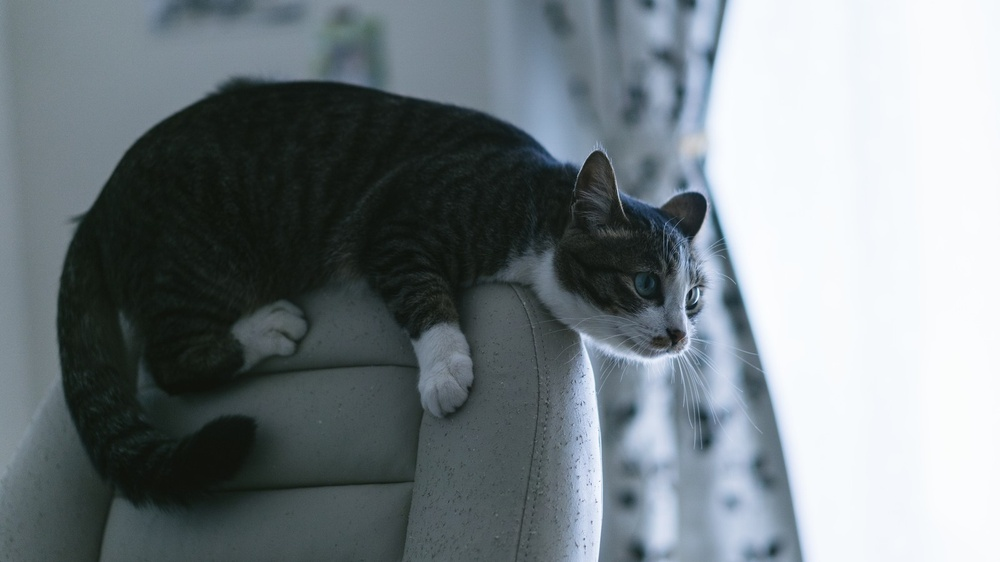
%> input picture kadai5/Cat3.jpg, 1000 x 562 px, shrunk from 1600 x 900 before the run
$ octave kadai5.m   (GNU Octave 9; MATLAB toolbox functions it lacks are replaced by stand-ins)
%> lines starting %> are read from the running program, lines starting %| are printed output that depends on the picture; in (x1, y1, x2, y2) boxes, pixels count from 0 and x2, y2 are one past the last pixel; in counts of white or black regions, pixels touching at a corner belong together; the program's own positions count from 1
% 課題５　判別分析法
% 判別分析法を用いて画像二値化せよ．

ORG=imread('Cat3.jpg'); % 原画像の入力
%> ORG is the input picture: size 562x1000x3 uint8; mean R, G, B 118.9, 128.2, 132.5
ORG = rgb2gray(ORG); % カラー画像を白黒濃淡画像へ変換
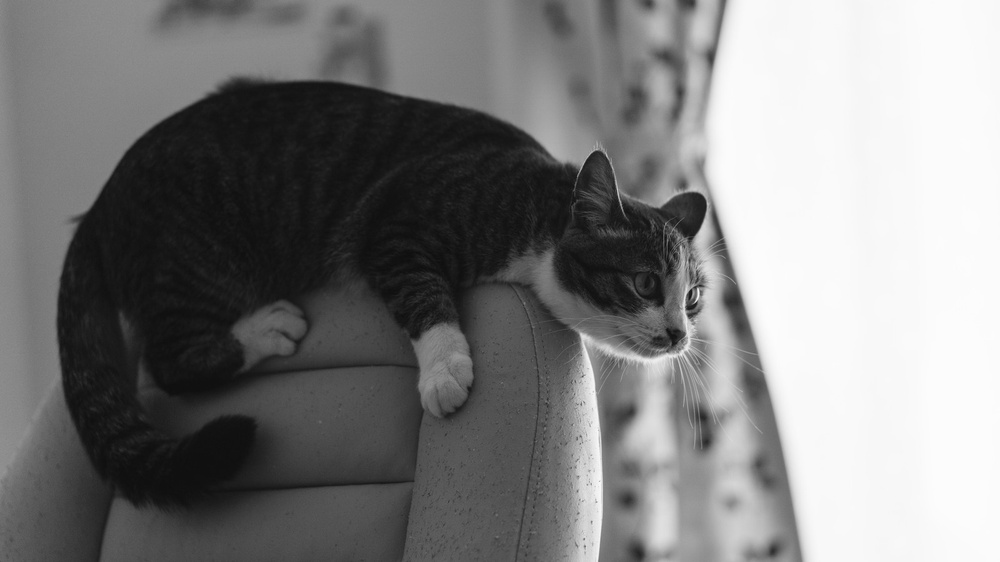
%> ORG: size 562x1000 uint8; min 13, max 253, mean 125.9
imagesc(ORG); colormap(gray); colorbar;
pause;

H = imhist(ORG); %ヒストグラムのデータを列ベクトルEに格納
%> H = 256 values, max 29700 at index 250, min 0 at index 1, mean 2195.3
myu_T = mean(H);
%> myu_T = 2195.3
max_val = 0;
max_thres = 1;
for i=1:255
C1 = H(1:i); %ヒストグラムを2つのクラスに分ける
C2 = H(i+1:256);
n1 = sum(C1); %画素数の算出
n2 = sum(C2);
myu1 = mean(C1); %平均値の算出
myu2 = mean(C2);
sigma1 = var(C1); %分散の算出
sigma2 = var(C2);
sigma_w = (n1 *sigma1+n2*sigma2)/(n1+n2); %クラス内分散の算出
sigma_B = (n1 *(myu1-myu_T)^2+n2*(myu2-myu_T)^2)/(n1+n2); %クラス間分散の算出
if max_val<sigma_B/sigma_w
max_val = sigma_B/sigma_w;
max_thres =i;
end;
end;
%> this loop made 255 passes
%> (C1, n1, n2, myu1, myu2, sigma1, sigma2, sigma_w) on passes 1 to 8: (0, 0, 562000, 0, 2203.9, 0, 14901395, 14901395), ([0; 0], 0, 562000, 0, 2212.6, 0, 14941019.5, 14941019.5), ([0; 0; 0], 0, 562000, 0, 2221.3, 0, 14980805.6, 14980805.6), ([0; 0; 0; 0], 0, 562000, 0, 2230.2, 0, 15020753.2, 15020753.2), ([0; 0; 0; 0; 0], 0, 562000, 0, 2239, 0, 15060862.5, 15060862.5), ([0; 0; 0; 0; 0; 0], 0, 562000, 0, 2248, 0, 15101133.6, 15101133.6), ([0; 0; 0; 0; 0; 0; 0], 0, 562000, 0, 2257, 0, 15141566.4, 15141566.4), ([0; 0; 0; 0; 0; 0; 0; 0], 0, 562000, 0, 2266.1, 0, 15182160.9, 15182160.9)
%> (n1, n2, myu1, myu2, sigma1, sigma2, sigma_w, sigma_B) on passes 17, 18, 19, 25, 26, 27: (3038, 558962, 178.7, 2338.8, 468142.5, 15580886.3, 15499191.4, 42447.3), (7665, 554335, 425.8, 2329.1, 1539900.3, 15624442.5, 15432346.4, 60369), (13024, 548976, 685.5, 2316.4, 2735199.4, 15651585.1, 15352255.9, 67140.2), (76873, 485127, 3074.9, 2100.1, 21559310.4, 14134491.7, 15150093.2, 113654.2), (86293, 475707, 3319, 2068.3, 22245401.1, 13961220.2, 15233225.2, 207522.6), (94347, 467653, 3494.3, 2042.2, 22220200.9, 13864624, 15267335, 302805.1)
%> after the loop, max_thres = 247; max_val = 0.905

IMG = ORG > max_thres;
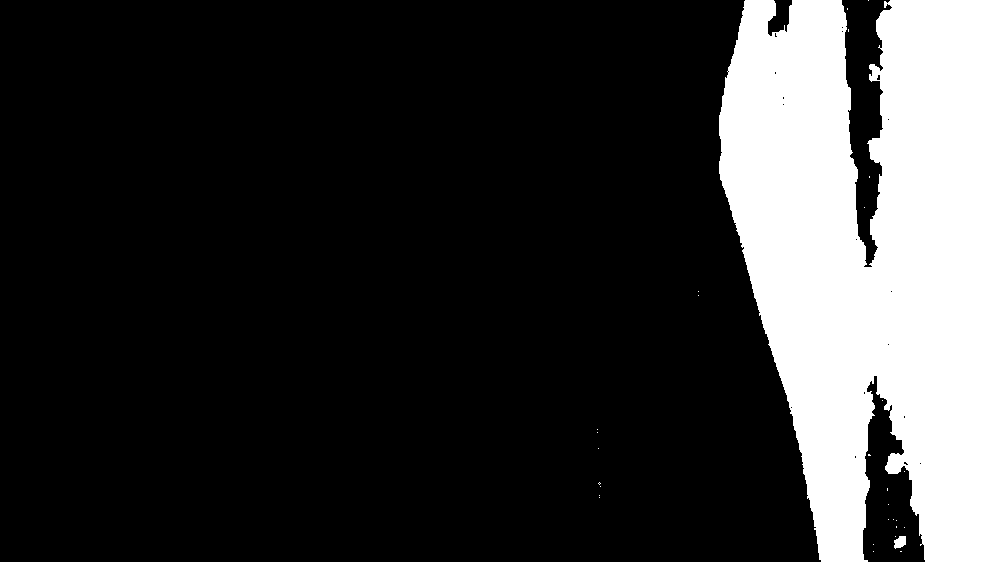
%> IMG: size 562x1000 logical; 21.6% white; 30 white regions (28 under 20 px), largest, box (x1, y1, x2, y2) and area: (719, 0, 1000, 562) 121124, (894, 536, 906, 549) 117
imagesc(IMG); colormap(gray); colorbar;
pause;

$ run again, with kadai5/Cat2.jpg copied over kadai5/Cat3.jpg
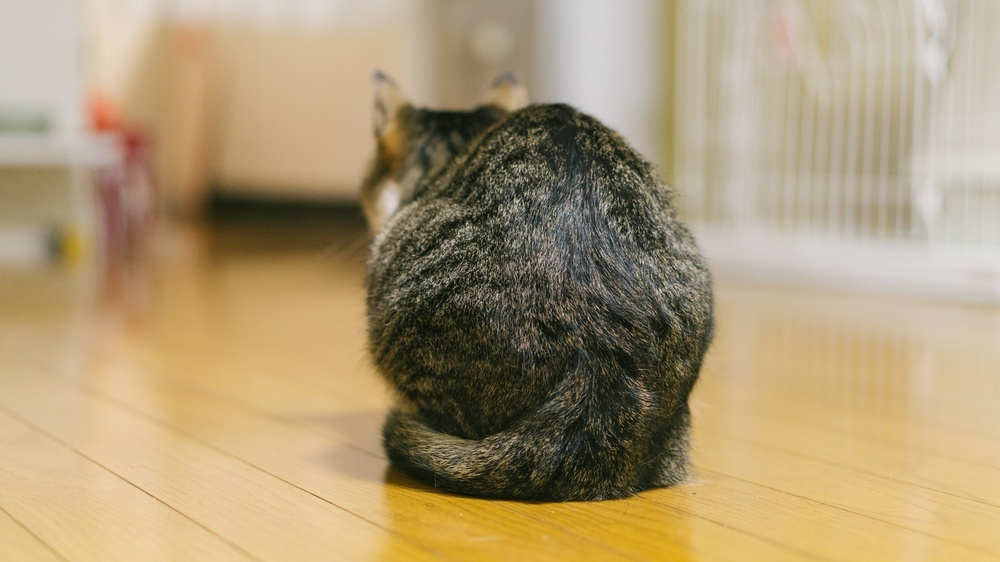
%> input picture kadai5/Cat2.jpg, 1000 x 562 px, shrunk from 1600 x 900 before the run
%> ORG is the input picture: size 562x1000x3 uint8; mean R, G, B 172.3, 152.7, 117.2
%> `ORG = rgb2gray(ORG);`:
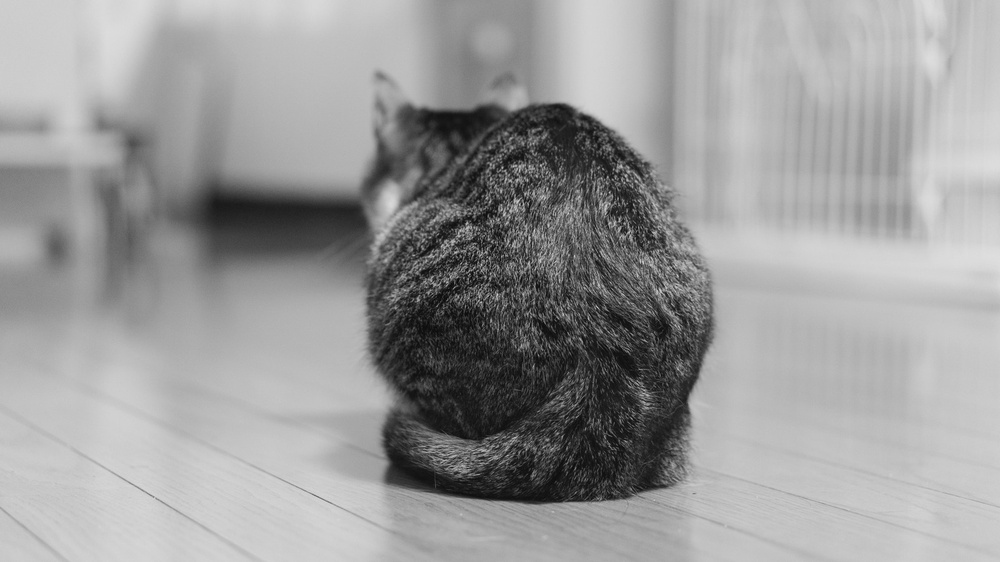
%> ORG: size 562x1000 uint8; min 2, max 223, mean 154.5
%> H = 256 values, max 10197 at index 197, min 0 at index 1, mean 2195.3
%> myu_T = 2195.3
%> the loop `for i=1:255` made 255 passes
%> (C1, n1, n2, myu1, myu2, sigma1, sigma2, sigma_w) on passes 1 to 5: (0, 0, 562000, 0, 2203.9, 0, 7040491.5, 7040491.5), ([0; 0], 0, 562000, 0, 2212.6, 0, 7049045.3, 7049045.3), ([0; 0; 1], 1, 561999, 0.333, 2221.3, 0.333, 7057531.6, 7057519), ([0; 0; 1; 0], 1, 561999, 0.25, 2230.2, 0.25, 7065912.5, 7065899.9), ([0; 0; 1; 0; 0], 1, 561999, 0.2, 2239, 0.2, 7074202.5, 7074189.9)
%> after the loop `for i=1:255`: max_thres = 158; max_val = 0.208
%> `IMG = ORG > max_thres;`:
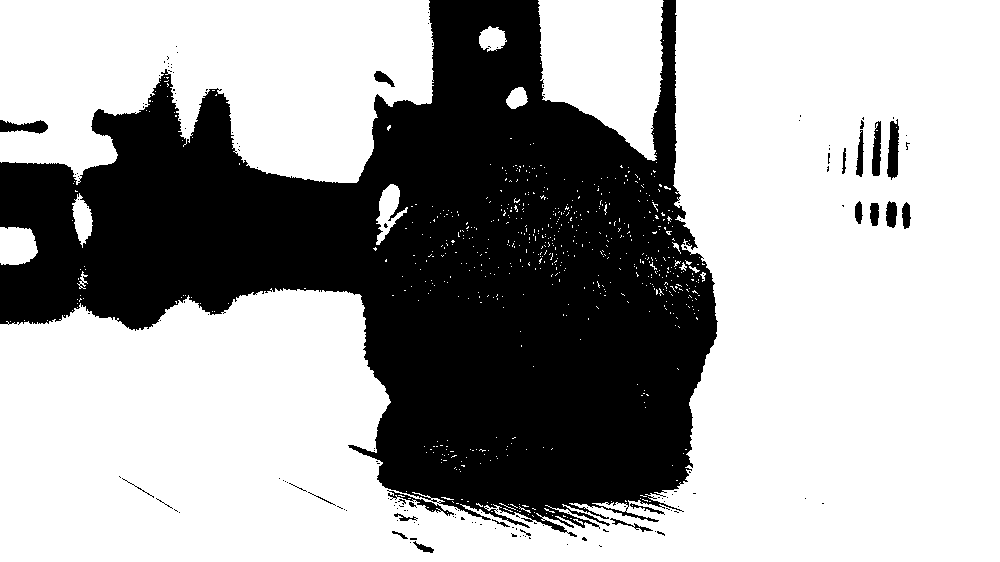
%> IMG: size 562x1000 logical; 65% white; 154 black regions (131 under 20 px), largest, box (x1, y1, x2, y2) and area: (0, 0, 718, 537) 193131, (887, 119, 899, 180) 524, (0, 120, 48, 134) 431

$ run again, with kadai5/Cat.jpg copied over kadai5/Cat3.jpg
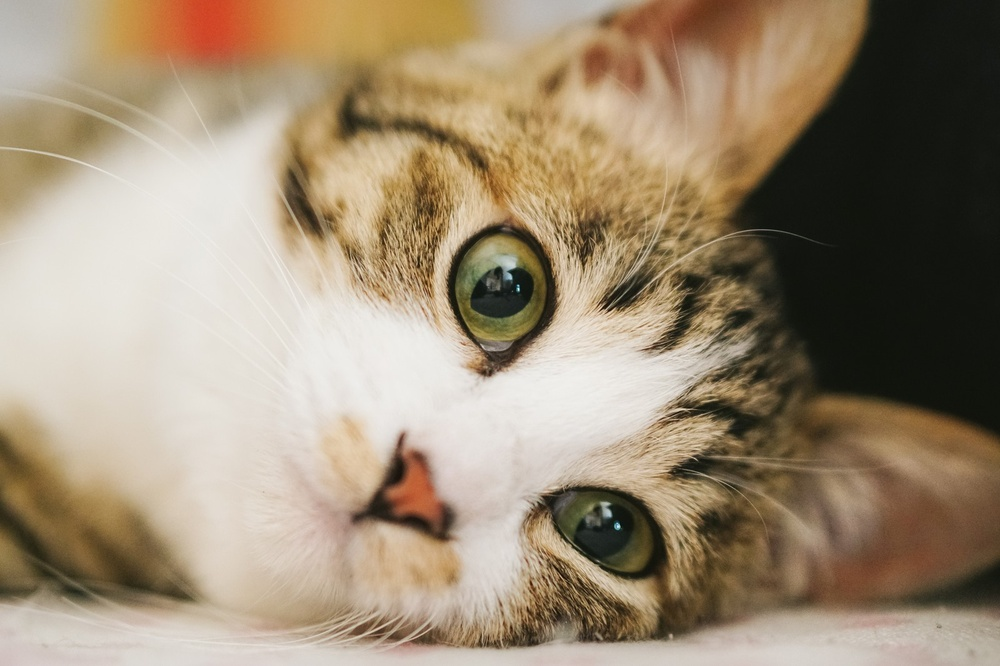
%> input picture kadai5/Cat.jpg, 1000 x 666 px, shrunk from 1600 x 1066 before the run
%> ORG is the input picture: size 666x1000x3 uint8; mean R, G, B 156.8, 140, 116.7
%> `ORG = rgb2gray(ORG);`:
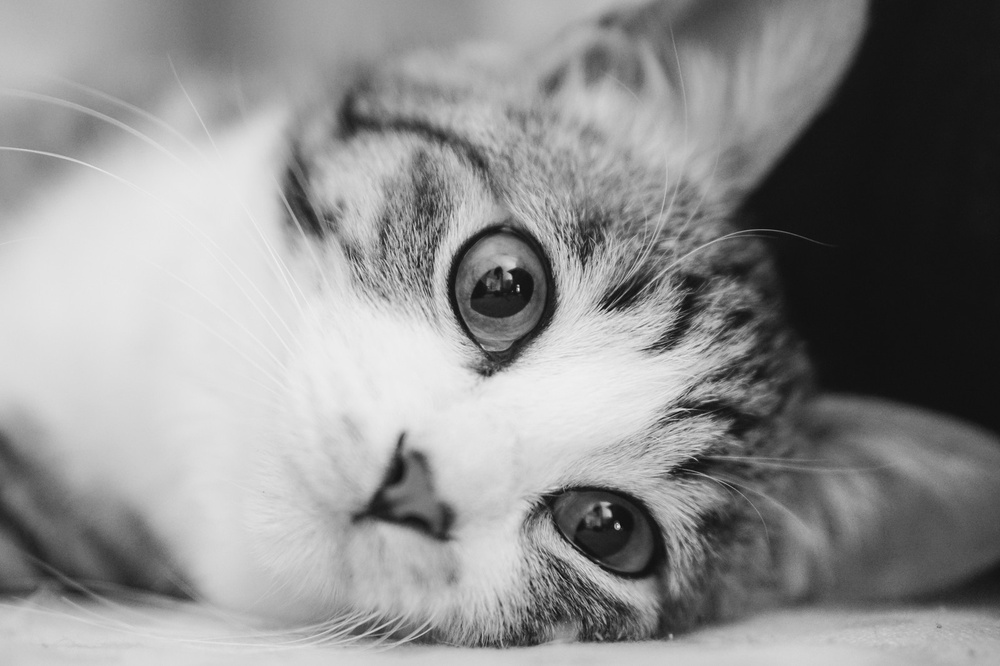
%> ORG: size 666x1000 uint8; min 11, max 242, mean 142.4
%> H = 256 values, max 20665 at index 19, min 0 at index 1, mean 2601.6
%> myu_T = 2601.6
%> the loop `for i=1:255` made 255 passes
%> (C1, n1, n2, myu1, myu2, sigma1, sigma2, sigma_w) on passes 1 to 6: (0, 0, 666000, 0, 2611.8, 0, 5838968.7, 5838968.7), ([0; 0], 0, 666000, 0, 2622, 0, 5834979.7, 5834979.7), ([0; 0; 0], 0, 666000, 0, 2632.4, 0, 5830744.3, 5830744.3), ([0; 0; 0; 0], 0, 666000, 0, 2642.9, 0, 5826256.9, 5826256.9), ([0; 0; 0; 0; 0], 0, 666000, 0, 2653.4, 0, 5821511.8, 5821511.8), ([0; 0; 0; 0; 0; 0], 0, 666000, 0, 2664, 0, 5816503.4, 5816503.4)
%> after the loop `for i=1:255`: max_thres = 141; max_val = 0.109
%> `IMG = ORG > max_thres;`:
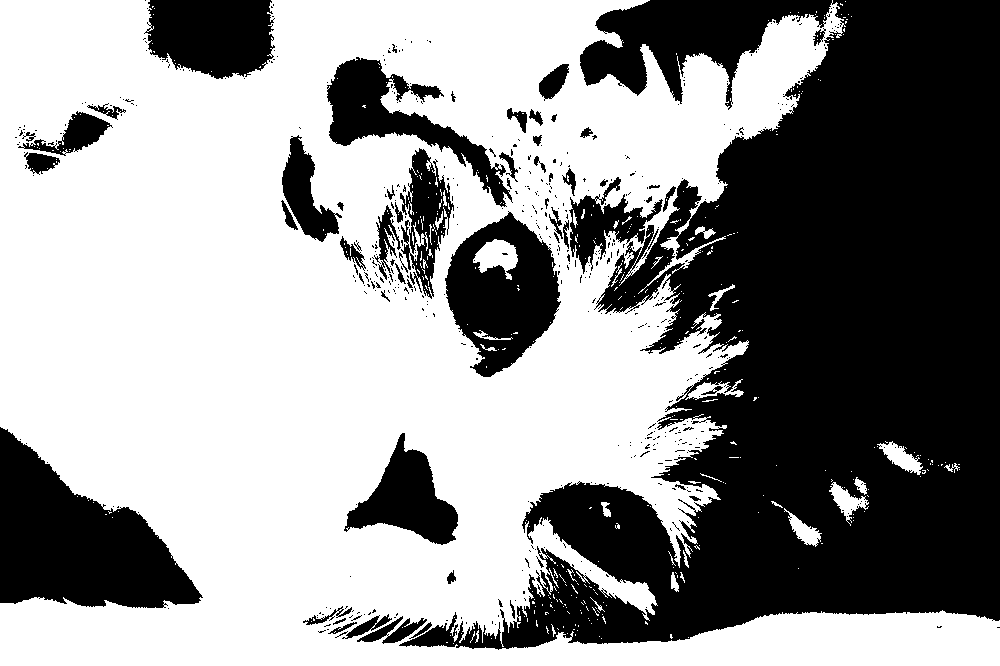
%> IMG: size 666x1000 logical; 58% white; 531 black regions (471 under 20 px), largest, box (x1, y1, x2, y2) and area: (399, 0, 1000, 650) 206921, (0, 427, 203, 608) 20451, (445, 211, 561, 377) 11287
